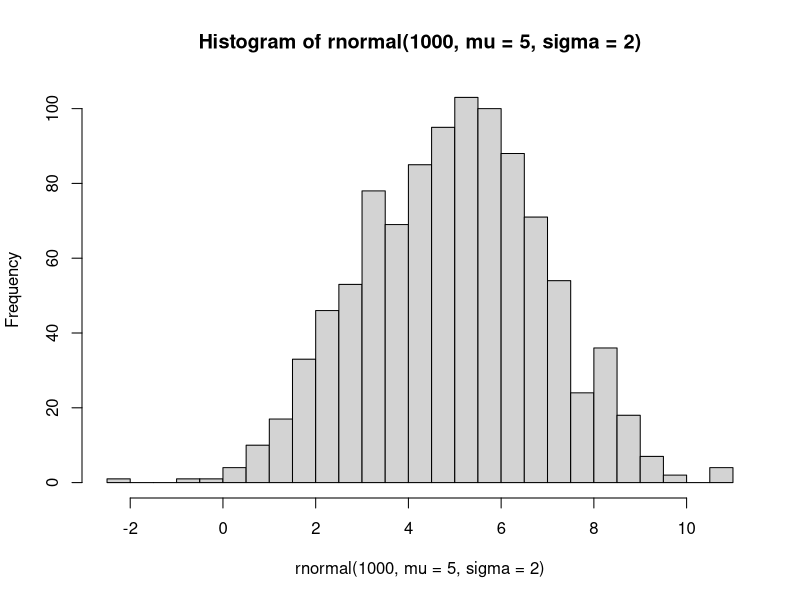
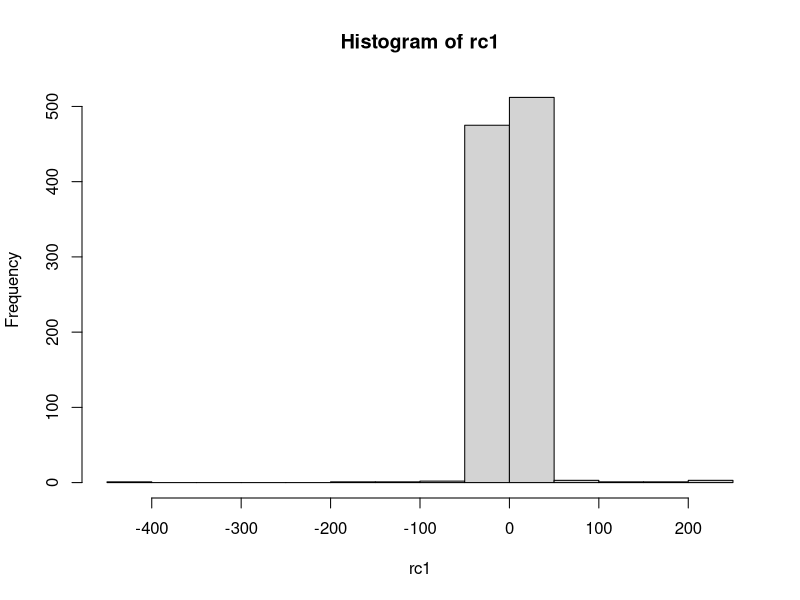
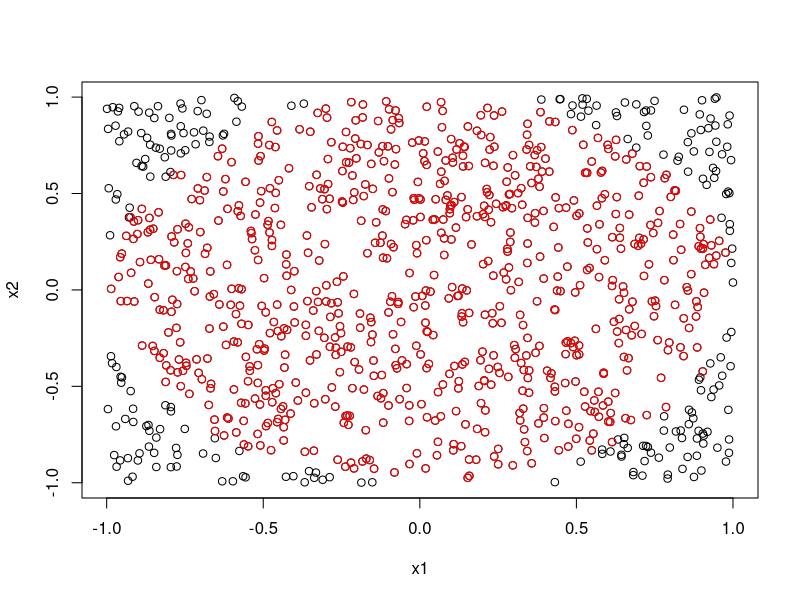

Recreate these plots in R, in order.
#Sample Normal Distribution########################
rnormal = function(n, mu=1, sigma=1) {
  n1 = ceiling(n/2)
  u1 = runif(n1)
  u2 = runif(n1)
  x1 = sqrt(-2*log(u1))*cos(2*pi*u2)
  x2 = sqrt(-2*log(u1))*sin(2*pi*u2)
  x = c(x1,x2)
  y = x[1:n]*sigma + mu
  y
}
hist(rnormal(1000, mu=5, sigma=2), nclass=20)
rnormal(1000, mu=5, sigma=2)
a=c(1,2)
a
a[1:100]
mean(runif(1000))

#Accept-Reject Methods#########################
rc1 = rcauchy(1000)
hist(rc1)


#Uniform Distribution in Circle#########################
x1=runif(1000,min=-1,max=1)
x2=runif(1000,min=-1,max=1)
plot(x1,x2)
xc = cbind(x1,x2)
head(xc)

xc = xc[(x1^2+x2^2<=1),]
dim(xc)
points(xc[,1], xc[,2], col="red")


# MCMC

x1 = rep(0, 1000)
x2 = rep(0, 1000)
rho = 0.7
for (m in 2:1000) {
  x1[m] = rnorm(1, mean=rho*x2[m-1], sd=sqrt(1-rho^2))
  x2[m] = rnorm(1, mean=rho*x1[m], sd=sqrt(1-rho^2))
}

result = lm(x1~x2)
summary(result)


